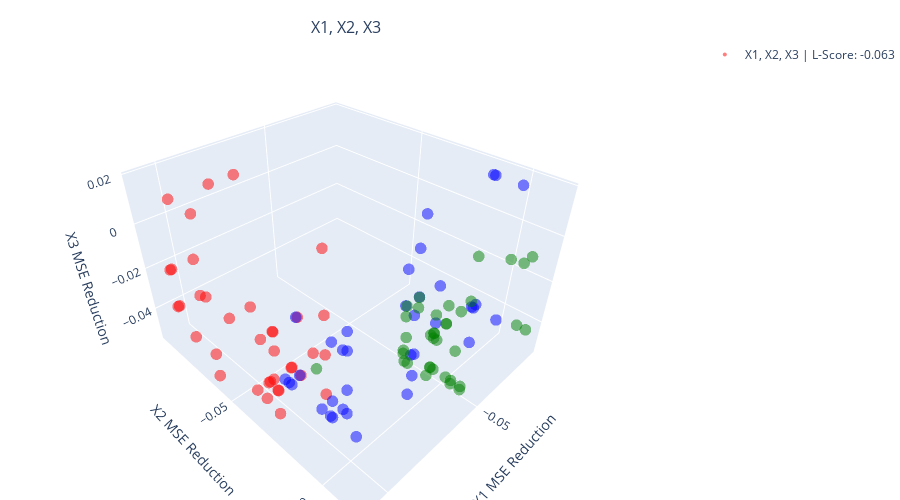

This figure's notebook cell:
### Code cell
# Function to compute PCA metrics remains the same
def compute_pca_metrics_3d(data):
    if len(data) < 4:
        return 1, 0, 0, 0
    pca = PCA(n_components=3)
    pca.fit(data)
    explained_variance = pca.explained_variance_ratio_
    skinniness = explained_variance[0] / (explained_variance[1] + explained_variance[2])
    skinniness = skinniness / (1 + skinniness)
    first_component = pca.components_[0]
    angle_x = np.degrees(np.arctan2(first_component[1], first_component[0]))
    angle_y = np.degrees(np.arctan2(first_component[2], first_component[0]))
    horizontalness = np.cos(2 * np.radians(angle_x)) * np.cos(2 * np.radians(angle_y))
    return skinniness, horizontalness, angle_x, angle_y

features = impact_df['added_feature'].unique()
feature_triplets = [('X1', 'X2', 'X3')]

for f1, f2, f3 in feature_triplets:
    fig = make_subplots(
    rows=len(feature_triplets), cols=1,
    specs=[[{'type': 'scatter3d'}]] * len(feature_triplets),
    subplot_titles=[f"{f1}, {f2}, {f3}"],
    )

    fig.update_layout(
        scene=dict(
            xaxis_title=f"{f1} MSE Reduction",
            yaxis_title=f"{f2} MSE Reduction",
            zaxis_title=f"{f3} MSE Reduction"
        )
    )



for idx, (feature1, feature2, feature3) in enumerate(feature_triplets):
    points = []
                            
                            
    for row in impact_df.itertuples(index=False):
        if feature1 in row.added_feature and feature2 not in row.base_features and feature3 not in row.base_features:
            for row2 in impact_df.itertuples(index=False):
                if set(row.final_features) <= set(row2.base_features) and feature2 in row2.added_feature and feature3 not in row2.base_features:
                    for row3 in impact_df.itertuples(index=False):
                        if set(row2.final_features) <= set(row3.base_features) and feature3 in row3.added_feature:
                            points.append((row.mse_reduction, row2.mse_reduction, row3.mse_reduction, 'red'))
        elif feature2 in row.added_feature and feature1 not in row.base_features and feature3 not in row.base_features:
            for row2 in impact_df.itertuples(index=False):
                if set(row.final_features) <= set(row2.base_features) and feature1 in row2.added_feature and feature3 not in row2.base_features:
                    for row3 in impact_df.itertuples(index=False):
                        if set(row2.final_features) <= set(row3.base_features) and feature3 in row3.added_feature:
                            points.append((row2.mse_reduction, row.mse_reduction, row3.mse_reduction, 'blue'))
        elif feature3 in row.added_feature and feature1 not in row.base_features and feature2 not in row.base_features:
            for row2 in impact_df.itertuples(index=False):
                if set(row.final_features) <= set(row2.base_features) and feature1 in row2.added_feature and feature2 not in row2.base_features:
                    for row3 in impact_df.itertuples(index=False):
                        if set(row2.final_features) <= set(row3.base_features) and feature2 in row3.added_feature:
                            points.append((row3.mse_reduction, row.mse_reduction, row2.mse_reduction, 'green'))

        # Handle feature1 or feature2 being the only feature present
        elif set([row.base_features]) == {feature1}:  # Only feature1 is added
            points.append((row.mse_reduction, 0, 'red'))
        elif set([row.base_features]) == {feature2}:  # Only feature2 is added
            points.append((0, row.mse_reduction, 'blue'))
        elif set([row.base_features]) == {feature3}:  # Only feature3 is added
            points.append((0, 0, row.mse_reduction, 'green'))

    if points:
        red_points = [p for p in points if p[3] == 'red']
        blue_points = [p for p in points if p[3] == 'blue']
        green_points = [p for p in points if p[3] == 'green']

        red_points = random.sample(red_points, min(len(red_points), 300))
        blue_points = random.sample(blue_points, min(len(blue_points), 300))
        green_points = random.sample(green_points, min(len(green_points), 300))

        all_points = red_points + blue_points + green_points
        x_vals, y_vals, z_vals, colors = zip(*all_points)

        red_array = np.array([(x, y, z) for x, y, z, c in all_points if c == 'red'])
        blue_array = np.array([(x, y, z) for x, y, z, c in all_points if c == 'blue'])
        green_array = np.array([(x, y, z) for x, y, z, c in all_points if c == 'green'])

        red_skinny, red_horiz, red_angle_x, red_angle_y = compute_pca_metrics_3d(red_array)
        blue_skinny, blue_horiz, blue_angle_x, blue_angle_y = compute_pca_metrics_3d(blue_array)
        green_skinny, green_horiz, green_angle_x, green_angle_y = compute_pca_metrics_3d(green_array)

        L_score = (red_skinny * blue_skinny * green_skinny) * (red_horiz - blue_horiz - green_horiz) / 3
        L_score = round(L_score, 3)

        # Plot using Plotly
        scatter = go.Scatter3d(
            x=x_vals, y=y_vals, z=z_vals,
            mode='markers',
            marker=dict(size=4, color=colors, opacity=0.5),
            name=f'{feature1}, {feature2}, {feature3} | L-Score: {L_score}'
        )

        fig.add_trace(scatter, row=idx + 1, col=1)

fig.update_layout(
    height=500 * len(feature_triplets),
    showlegend=True,
    margin=dict(l=0, r=0, b=0, t=40)
)

# whow large window to see the plot
fig.show()

### Figure 1 — Plotly figure (JSON) as saved in the notebook; plotly's stock layout.template omitted (floating-point values rounded to 4 significant figures)
{"data": [{"marker": {"color": ["red", "red", "red", "red", "red", "red", "red", "red", "red", "red", "red", "red", "red", "red", "red", "red", "red", "red", "red", "red", "red", "red", "red", "red", "red", "red", "red", "red", "red", "red", "red", "red", "red", "red", "red", "red", "red", "blue", "blue", "blue", "blue", "blue", "blue", "blue", "blue", "blue", "blue", "blue", "blue", "blue", "blue", "blue", "blue", "blue", "blue", "blue", "blue", "blue", "blue", "blue", "blue", "blue", "blue", "blue", "blue", "blue", "blue", "blue", "blue", "blue", "blue", "blue", "blue", "blue", "green", "green", "green", "green", "green", "green", "green", "green", "green", "green", "green", "green", "green", "green", "green", "green", "green", "green", "green", "green", "green", "green", "green", "green", "green", "green", "green", "green", "green", "green", "green", "green", "green", "green", "green", "green", "green"], "opacity": 0.5, "size": 4}, "mode": "markers", "name": "X1, X2, X3 | L-Score: -0.063", "scene": "scene", "type": "scatter3d", "x": [-0.005411, 0.0099, 0.002647, -0.00571, -0.00571, 0.004237, 0.0099, 0.0049, -0.00571, 0.0049, 0.0099, 0.0099, 0.0049, 0.0099, 0.0049, -0.005411, 0.0049, 0.0099, -0.005411, -0.00571, -0.01617, 0.0099, 0.004237, 0.0049, -0.00571, -0.00571, 0.0099, 0.004237, 0.0049, 0.0049, 0.0099, -0.01617, -0.00571, -0.00571, -0.00571, 0.0049, -0.01617, -0.02553, -0.08148, -0.0001881, -0.005082, -0.005082, -0.08148, -0.08148, -0.0001881, -0.005082, -0.08148, -0.0001881, -0.04261, -0.06267, -0.0001881, -0.0001881, -0.06267, -0.0001881, -0.01213, -0.0001881, -0.06267, -0.06267, -0.04261, -0.06267, -0.01213, -0.08148, -0.02553, -0.01213, -0.005082, -0.04261, -0.01213, -0.005082, -0.08148, -0.02553, -0.04261, -0.02553, -0.06267, -0.005082, -0.04093, -0.04797, -0.04093, -0.08569, -0.04797, -0.08824, 0.002667, -0.08569, -0.04093, -0.02501, -0.07971, -0.02501, -0.04093, -0.04797, -0.02501, -0.04093, -0.02501, -0.04093, -0.04093, -0.04093, -0.04797, -0.04797, -0.04093, -0.04093, -0.08569, -0.08569, -0.04093, -0.04093, -0.04093, -0.04093, -0.04093, -0.02501, -0.08569, -0.04093, -0.04093, -0.04093, -0.04093], "y": [-0.03608, -0.06139, -0.03608, -0.07507, -0.07507, -0.03608, -0.03068, -0.03068, -0.09651, -0.03102, -0.07507, -0.06139, -0.09651, -0.03608, -0.03102, -0.03068, -0.03102, -0.03068, -0.03068, -0.09651, -0.07507, -0.06139, -0.09651, -0.09651, -0.01776, -0.03608, -0.07507, -0.09651, -0.03068, -0.03102, -0.06139, -0.07507, -0.01776, -0.01776, -0.01776, -0.03608, -0.03608, 0.00206, -0.009756, 0.00206, -0.01399, -0.03101, 0.00206, -0.008874, -0.0296, -0.008874, -0.009756, -0.03101, -0.008874, -0.0296, -0.01399, -0.008874, 0.00206, -0.03324, -0.01399, -0.009756, -0.01399, -0.0296, -0.008874, 0.00206, -0.01399, 0.00206, 0.00206, -0.01399, -0.01399, -0.008874, -0.01399, -0.03101, -0.008874, 0.00206, -0.008874, 0.00206, -0.01399, -0.008874, 0.01313, -1.462e-05, 0.009152, 0.01313, -1.462e-05, -1.462e-05, -0.01264, 0.009152, -0.01264, 0.009152, 0.009152, -1.462e-05, -0.0001178, -0.01264, 0.009152, -1.462e-05, -1.462e-05, -0.01264, -1.462e-05, 0.001337, -0.01264, -0.0001178, 0.009152, -1.462e-05, -0.01264, -0.01264, -0.01264, 0.01313, 0.009152, 0.006876, 0.001337, 0.001337, 0.009152, -0.0001178, 0.009152, -1.462e-05, -0.01264], "z": [-0.04173, -0.05312, -0.04173, 0.01855, -0.04173, -0.04173, -0.04173, -0.01448, -0.02302, -0.05398, -0.04173, 0.01855, -0.02302, -0.04173, -0.04173, -0.04173, -0.01448, -0.01448, -0.01448, -0.04173, -0.04173, -0.01448, -0.04173, -0.04173, -0.00622, -0.04173, 0.01855, -0.02302, -0.04173, -0.02302, -0.04173, 0.01855, -0.02302, 0.01855, -0.04173, -0.04173, -0.04173, -0.02302, 0.01855, -0.04173, -0.01448, -0.04173, 0.01855, 0.01855, -0.04173, -0.04173, -0.04173, -0.04173, -0.01448, -0.02302, -0.04173, -0.04173, -0.02302, -0.04173, -0.01448, -0.04173, -0.02302, -0.04173, 0.01855, -0.04173, -0.02302, -0.04173, 0.01855, -0.04173, -0.04173, -0.04173, -0.05398, -0.01448, -0.04173, -0.04173, -0.05312, -0.00622, -0.04173, -0.01448, -0.04273, -0.0246, -0.0269, -0.04273, -0.01635, -0.01635, -0.01971, -0.009535, -0.04273, -0.0269, -0.009535, -0.01635, -0.0246, -0.01971, -0.009535, -0.0246, -0.0269, -0.0246, -0.04111, -0.04111, -0.0246, -0.0246, -0.04111, -0.0269, -0.04273, -0.01971, -0.01971, -0.04111, -0.009535, -0.04111, -0.0269, -0.0269, -0.04273, -0.04111, -0.04273, -0.01635, -0.04111]}], "layout": {"annotations": [{"font": {"size": 16}, "showarrow": false, "text": "X1, X2, X3", "x": 0.5, "xanchor": "center", "xref": "paper", "y": 1, "yanchor": "bottom", "yref": "paper"}], "height": 500, "margin": {"b": 0, "l": 0, "r": 0, "t": 40}, "scene": {"domain": {"x": [0, 1], "y": [0, 1]}, "xaxis": {"title": {"text": "X1 MSE Reduction"}}, "yaxis": {"title": {"text": "X2 MSE Reduction"}}, "zaxis": {"title": {"text": "X3 MSE Reduction"}}}, "showlegend": true}}
